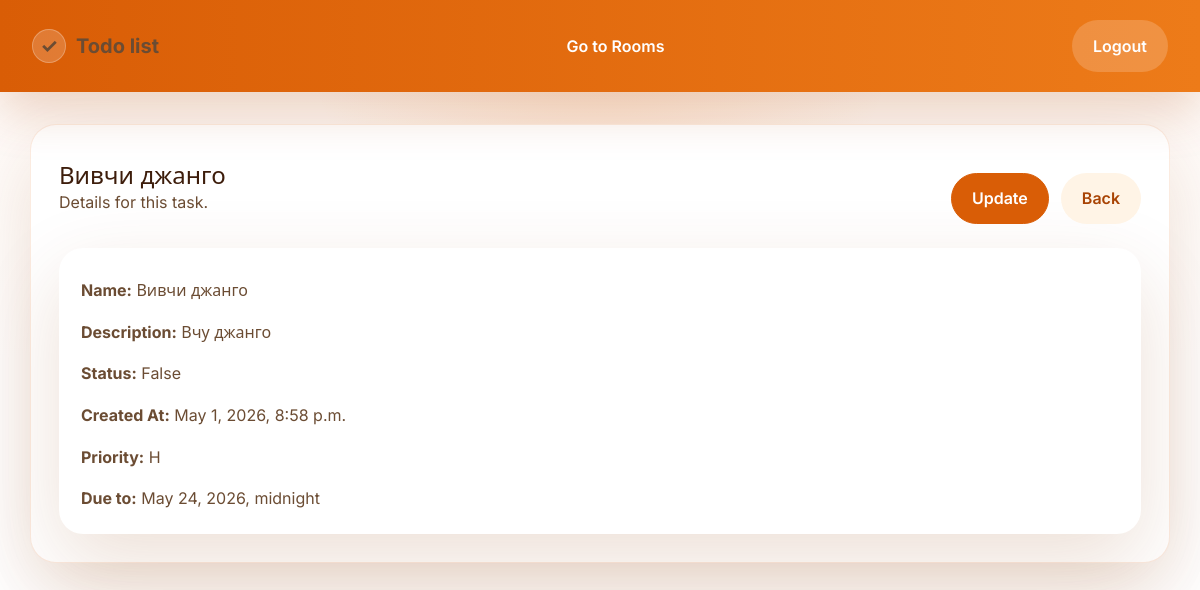
Screenshot of /task/3 (signed in) with the database file from the repository.
### tasks/models.py (models this page shows, shortened)
class Task(models.Model):
    room = models.ForeignKey(
        Room, on_delete=models.CASCADE, related_name="tasks", null=True, blank=True)
    host = models.ForeignKey(User, on_delete=models.CASCADE)
    name = models.CharField(max_length=100)
    description = models.TextField(blank=True)
    time_created = models.DateTimeField(auto_now_add=True)
    due_to_time = models.DateTimeField(null=True, blank=True)
    is_completed = models.BooleanField(default=False)
    PRIORITY_CHOICES = [
        ("L", "Low"),
        ("M", "Medium"),
        ("H", "High"),
    ]
    priority = models.CharField(
        max_length=1, choices=PRIORITY_CHOICES, default="M"
        )

### tasks/views.py (the view)
# urls.py: path("task/<str:pk>", views.task, name="task"),
@login_required(login_url="login")
def task(request, pk):
    task = get_object_or_404(Task, id=pk, host=request.user)
    context = {
        "task": task,
    }
    return render(request, "tasks/task.html", context)

### tasks/templates/tasks/task.html
{% extends 'main.html' %} {% block content %}
<section class="panel">
  <div class="panel-header">
    <div>
      <h1 class="panel-title">{{ task.name }}</h1>
      <p class="panel-subtitle">Details for this task.</p>
    </div>
    <div class="panel-actions">
      <a href="{% url 'update_task' task.id %}" class="btn btn-primary"
        >Update</a
      >
      <a href="{% url 'task_page' %}" class="btn btn-secondary">Back</a>
    </div>
  </div>
  <div class="task-card">
    <div class="list-item">
      <p><strong>Name:</strong> {{ task.name }}</p>
      <p><strong>Description:</strong> {{ task.description }}</p>
      <p><strong>Status:</strong> {{ task.is_completed }}</p>
      <p><strong>Created At:</strong> {{ task.time_created }}</p>
      <p><strong>Priority:</strong> {{ task.priority }}</p>
      <p><strong>Due to:</strong> {{ task.due_to_time }}</p>
    </div>
  </div>
</section>
{% endblock content %}

### static/styles/style.css (style rules this page uses)
:root { --bg: #fff6f0; --bg-strong: #ffe6cc; --surface: #ffffff; --surface-soft: #fff2e8; --border: #f6a86a; --brand: #d95d06; --brand-dark: #a84304; --brand-soft: #ffb476; --text: #3d1d0b; --text-secondary: #6b4c33; --shadow: 0 28px 80px rgba(142, 63, 5, 0.16); }
* { box-sizing: border-box; }
html { scroll-behavior: smooth; }
body { margin: 0; min-height: 100vh; background: radial-gradient(circle at top, rgba(246, 125, 31, 0.18), transparent 30%), linear-gradient(180deg, #fff9f5 0%, #fff 45%, #fff 100%); color: var(--text); font-family: "Inter", system-ui, -apple-system, BlinkMacSystemFont, "Segoe UI", sans-serif; }
a { color: inherit; text-decoration: none; transition: color 0.2s ease, transform 0.2s ease; }
.nav-button, .btn { display: inline-flex; align-items: center; justify-content: center; gap: 0.5rem; padding: 0.8rem 1.25rem; border-radius: 999px; border: 1px solid transparent; font-weight: 600; cursor: pointer; transition: transform 0.15s ease, box-shadow 0.15s ease, background 0.15s ease; }
.btn-primary, .btn-primary:focus, .btn-primary:hover { color: white; background: var(--brand); border-color: var(--brand); }
.btn-secondary, .btn-secondary:hover { color: var(--brand-dark); background: #fff4e6; border-color: transparent; }
.panel { background: var(--surface); border: 1px solid rgba(217, 93, 6, 0.12); border-radius: 26px; box-shadow: var(--shadow); padding: 28px; }
.panel-header { display: flex; align-items: center; justify-content: space-between; flex-wrap: wrap; gap: 16px; margin-bottom: 24px; }
.panel-title { margin: 0; font-size: clamp(1.4rem, 2vw, 1.9rem); }
.panel-subtitle { margin: 0; color: var(--text-secondary); }
.room-card, .task-card { border-radius: 22px; padding: 22px; background: var(--surface-soft); border: 1px solid rgba(217, 93, 6, 0.1); }
.room-card p, .task-card p { margin: 0.5rem 0 0; color: var(--text-secondary); line-height: 1.6; }
.card-actions, .panel-actions, .room-actions { display: flex; flex-wrap: wrap; gap: 12px; margin-top: 20px; }
.list-item { display: grid; gap: 8px; }
.card, .card-shadow, .task-card { background: var(--surface); border: none; border-radius: 24px; box-shadow: var(--shadow); }
h1, h2, h3, h4, h5 { color: var(--text); line-height: 1.1; margin: 0 0 1rem; }
p, label, span, li { color: var(--text-secondary); }

### rows the page displays
Task: name "Вивчи джанго", description "Вчу джанго", is_completed "False", time_created "May 1, 2026, 8:58 p.m.", priority "H", due_to_time "May 24, 2026, midnight"
